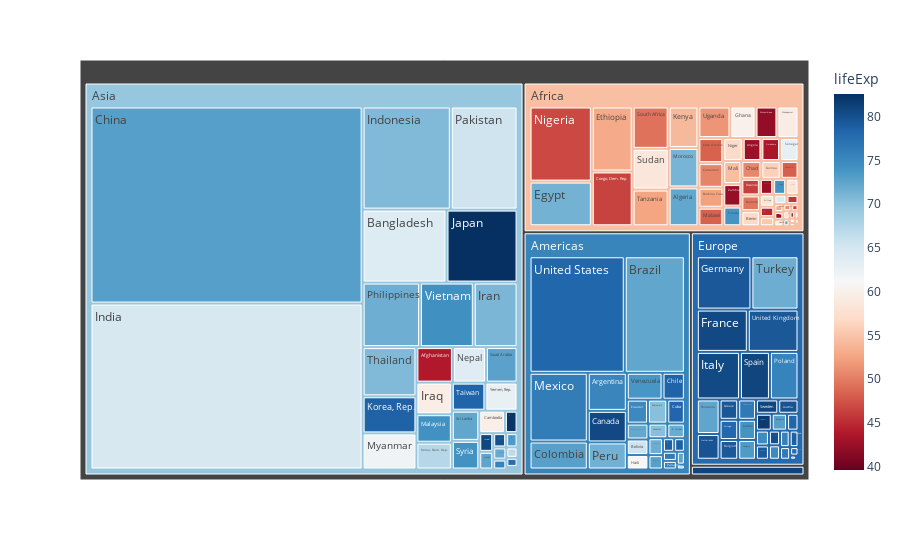

The code cell stored with this chart in its notebook:
### Code cell
fig=px.treemap(df,
           path=["continent","country"],
           values="pop",
           color="lifeExp",
           color_continuous_scale="RdBu"
          )
fig.show()

### Figure 1 — Plotly figure (JSON) as saved in the notebook; plotly's stock layout.template omitted (floating-point values rounded to 4 significant figures; data arrays with more than 128 entries replaced by an {"elided": "..."} marker saying what was removed)
{"data": [{"branchvalues": "total", "customdata": {"elided": "147x1 float values"}, "domain": {"x": [0, 1], "y": [0, 1]}, "hovertemplate": "labels=%{label}<br>pop=%{value}<br>parent=%{parent}<br>id=%{id}<br>lifeExp=%{color}<extra></extra>", "ids": {"elided": "147 str values"}, "labels": {"elided": "147 str values"}, "marker": {"coloraxis": "coloraxis", "colors": {"elided": "147 float values"}}, "name": "", "parents": {"elided": "147 str values"}, "type": "treemap", "values": {"elided": "147 int values"}}], "layout": {"autosize": true, "coloraxis": {"colorbar": {"title": {"text": "lifeExp"}}, "colorscale": [[0, "rgb(103,0,31)"], [0.1, "rgb(178,24,43)"], [0.2, "rgb(214,96,77)"], [0.3, "rgb(244,165,130)"], [0.4, "rgb(253,219,199)"], [0.5, "rgb(247,247,247)"], [0.6, "rgb(209,229,240)"], [0.7, "rgb(146,197,222)"], [0.8, "rgb(67,147,195)"], [0.9, "rgb(33,102,172)"], [1, "rgb(5,48,97)"]]}, "legend": {"tracegroupgap": 0}, "margin": {"t": 60}}}
